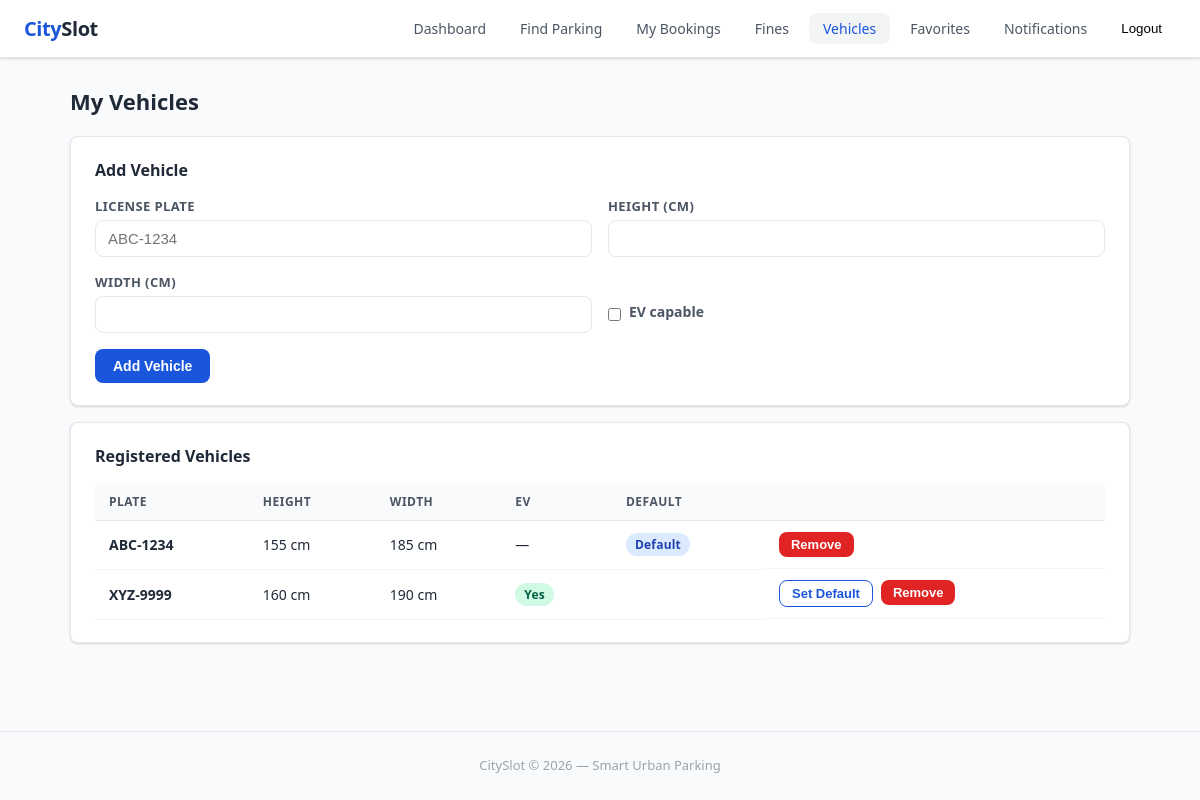
The app's page /index.php/driver/vehicles (signed in) with its own data.
### tables this page shows
CREATE TABLE `vehicle_profiles` (
  `vehicle_id`    INT UNSIGNED AUTO_INCREMENT PRIMARY KEY,
  `owner_id`      INT UNSIGNED NOT NULL,
  `license_plate` VARCHAR(20)  NOT NULL,
  `height_cm`     FLOAT        DEFAULT NULL,
  `width_cm`      FLOAT        DEFAULT NULL,
  `is_ev_capable` TINYINT(1)   NOT NULL DEFAULT 0,
  `is_default`    TINYINT(1)   NOT NULL DEFAULT 0,
  FOREIGN KEY (`owner_id`) REFERENCES `users`(`id`) ON DELETE CASCADE
);

### Core/View.php (called while the page is built, shortened)
<?php
class View
{
    public static function render(string $view, array $params = []): void
    {
        extract($params, EXTR_SKIP);
        $viewFile = __DIR__ . '/../Views/' . $view . '.php';
        require $viewFile;
    }
}

### Controllers/BaseController.php (called while the page is built)
<?php
require_once __DIR__ . '/../Core/View.php';
class BaseController
{
    protected static function render(string $view, array $data = []): void
    {
        View::render($view, $data);
    }
}

### Controllers/DriverController.php (called while the page is built, shortened)
<?php
require_once __DIR__ . '/BaseController.php';
class DriverController extends BaseController
{
    public static function vehicles(): void
    {
        $pdo = Database::getConnection();
        $u = current_user();
        $uid = $u['id'];
        $vehiclesStmt = $pdo->prepare('SELECT * FROM vehicle_profiles WHERE owner_id=? ORDER BY is_default DESC');
        $vehiclesStmt->execute([$uid]);
        $vehicles = $vehiclesStmt->fetchAll();
        self::render('driver/vehicles', [
            'vehicles' => $vehicles,
            'pageTitle' => 'My Vehicles',
        ]);
    }
}

### index.php (called while the page is built, shortened)
<?php
$router = new Router();
$router->get('/', fn () => HomeController::index());
$router->get('/login', fn () => AuthController::showLogin());
$router->post('/login', fn () => AuthController::handleLogin($_POST));
$router->get('/register', fn () => AuthController::showRegister());
$router->post('/register', fn () => AuthController::handleRegister($_POST));
$router->post('/logout', fn () => AuthController::logout());
$router->get('/driver/dashboard', fn () => DriverController::dashboard());
$router->get('/driver/search', fn () => DriverController::search());
$router->get('/driver/book', fn () => DriverController::book());
$router->post('/driver/book', fn () => DriverController::book());
$router->get('/driver/bookings', fn () => DriverController::bookings());
$router->get('/driver/bookingdetail', fn () => DriverController::bookingDetail());
$router->post('/driver/bookingdetail', fn () => DriverController::bookingDetail());
$router->post('/driver/check-extend-conflict', fn () => DriverController::checkExtendConflict());
$router->post('/driver/subscriptions/cancel', fn () => DriverController::cancelSubscription());
$router->get('/driver/vehicles', fn () => DriverController::vehicles());
$router->post('/driver/vehicles', fn () => DriverController::vehicles());
$router->get('/driver/favorites', fn () => DriverController::favorites());
$router->post('/driver/favorites', fn () => DriverController::favorites());
$router->get('/driver/notifications', fn () => DriverController::notifications());
$router->post('/driver/notifications', fn () => DriverController::notifications());
$router->get('/driver/fines', fn () => DriverController::fines());
$router->post('/driver/fines', fn () => DriverController::fines());
$router->get('/owner/dashboard', fn () => OwnerController::dashboard());
$router->get('/owner/reports', fn () => OwnerController::reports());
$router->get('/owner/report-pdf', fn () => OwnerController::reportPdf());
$router->get('/owner/spots', fn () => OwnerController::spots());
$router->post('/owner/spots', fn () => OwnerController::spots());
$router->get('/owner/earnings', fn () => OwnerController::earnings());
$router->post('/owner/earnings', fn () => OwnerController::earnings());
$router->get('/owner/verify', fn () => OwnerController::verify());
$router->post('/owner/verify', fn () => OwnerController::verify());
$router->get('/owner/notifications', fn () => OwnerController::notifications());
$router->post('/owner/notifications', fn () => OwnerController::notifications());
$router->get('/officer/dashboard', fn () => OfficerController::dashboard());
$router->get('/officer/violation', fn () => OfficerController::violation());
$router->post('/officer/violation', fn () => OfficerController::violation());
$router->get('/admin/dashboard', fn () => AdminController::dashboard());
$router->get('/admin/spots', fn () => AdminController::spots());
$router->get('/admin/fines', fn () => AdminController::fines());
$router->post('/admin/fines', fn () => AdminController::fines());
$router->get('/admin/appeals', fn () => AdminController::appeals());
$router->post('/admin/appeals', fn () => AdminController::appeals());
$router->get('/admin/notifications', fn () => AdminController::notifications());
$router->post('/admin/notifications', fn () => AdminController::notifications());
$router->get('/admin/zones', fn () => AdminController::zones());
$router->post('/admin/zones', fn () => AdminController::zones());
$router->get('/admin/owners', fn () => AdminController::owners());
$router->post('/admin/owners', fn () => AdminController::owners());
$router->get('/admin/spot-approvals', fn () => AdminController::spotApprovals());
$router->post('/admin/spot-approvals', fn () => AdminController::spotApprovals());
$router->get('/admin/booking-disputes', fn () => AdminController::bookingDisputes());
$router->post('/admin/booking-disputes', fn () => AdminController::bookingDisputes());
$router->get('/admin/heatmap', fn () => AdminController::heatmap());
$router->get('/admin/view-doc', fn () => AdminController::viewDoc());
$router->dispatch();

### Views/driver/vehicles.php (the view, shortened to what this page needs)
<?php require __DIR__ . '/../layout/header.php'; ?>
<h1 class="page-title">My Vehicles</h1>
<div class="card mb-3">
    <div class="card-title">Add Vehicle</div>
    <form method="post">
        <div class="form-row">
            <div class="form-group">
                <label>License Plate</label>
                <input type="text" name="plate" class="form-control" placeholder="ABC-1234" required>
            </div>
            <div class="form-group">
                <label>Height (cm)</label>
                <input type="number" name="height" class="form-control" step="0.1">
            </div>
        </div>
        <div class="form-row">
            <div class="form-group">
                <label>Width (cm)</label>
                <input type="number" name="width" class="form-control" step="0.1">
            </div>
            <div class="form-group" style="display:flex;align-items:center;gap:8px;padding-top:22px">
                <input type="checkbox" name="ev_capable" id="ev">
                <label for="ev" style="text-transform:none;letter-spacing:0;font-size:14px">EV capable</label>
            </div>
        </div>
        <button type="submit" class="btn btn-primary">Add Vehicle</button>
    </form>
</div>
<?php if (empty($vehicles)): ?>
<div class="card"><p class="text-muted">No vehicles added yet.</p></div>
<?php else: ?>
<div class="card">
    <div class="card-title">Registered Vehicles</div>
    <div class="table-wrap">
        <table>
            <thead><tr><th>Plate</th><th>Height</th><th>Width</th><th>EV</th><th>Default</th><th></th></tr></thead>
            <tbody>
            <?php foreach ($vehicles as $v): ?>
            <tr>
                <td><strong><?= htmlspecialchars($v['license_plate']) ?></strong></td>
                <td><?= $v['height_cm'] ? $v['height_cm'] . ' cm' : '—' ?></td>
                <td><?= $v['width_cm'] ? $v['width_cm'] . ' cm' : '—' ?></td>
                <td><?= $v['is_ev_capable'] ? '<span class="badge badge-green">Yes</span>' : '—' ?></td>
                <td><?= $v['is_default'] ? '<span class="badge badge-blue">Default</span>' : '' ?></td>
                <td class="flex gap-2">
                    <?php if (!$v['is_default']): ?>
                    <form method="post" style="display:inline">
                        <button class="btn btn-outline btn-sm">Set Default</button>
                    </form>
                    <?php endif; ?>
                    <form method="post" style="display:inline" onsubmit="return confirm('Remove this vehicle?')">
                        <button class="btn btn-danger btn-sm">Remove</button>
                    </form>
                </td>
            </tr>
            <?php endforeach; ?>
            </tbody>
        </table>
    </div>
</div>
<?php endif; ?>
<?php require __DIR__ . '/../layout/footer.php'; ?>

### assets/css/style.css (style rules this page uses)
:root { --blue: #1a56db; --blue-dk: #1340b0; --green: #0e9f6e; --red: #e02424; --amber: #d97706; --gray-50: #f9fafb; --gray-100:#f3f4f6; --gray-200:#e5e7eb; --gray-400:#9ca3af; --gray-600:#4b5563; --gray-800:#1f2937; --white: #ffffff; --radius: 8px; --shadow: 0 1px 3px rgba(0,0,0,.10), 0 1px 2px rgba(0,0,0,.06); --shadow-md: 0 4px 6px rgba(0,0,0,.07), 0 2px 4px rgba(0,0,0,.05); }
*, *::before, *::after { box-sizing: border-box; margin: 0; padding: 0; }
body { font-family: 'Segoe UI', system-ui, sans-serif; font-size: 15px; color: var(--gray-800); background: var(--gray-50); min-height: 100vh; }
.page-title { font-size: 22px; font-weight: 700; margin-bottom: 20px; color: var(--gray-800); }
.card { background: var(--white); border: 1px solid var(--gray-200); border-radius: var(--radius); box-shadow: var(--shadow); padding: 22px 24px; margin-bottom: 20px; }
.card-title { font-size: 16px; font-weight: 600; margin-bottom: 16px; color: var(--gray-800); }
.form-group { margin-bottom: 16px; }
.form-group label { display: block; font-size: 13px; font-weight: 600; color: var(--gray-600); margin-bottom: 5px; text-transform: uppercase; letter-spacing: .4px; }
.form-control { width: 100%; padding: 9px 12px; border: 1px solid var(--gray-200); border-radius: var(--radius); font-size: 15px; color: var(--gray-800); background: var(--white); transition: border-color .15s, box-shadow .15s; outline: none; }
.form-row { display: grid; gap: 16px; grid-template-columns: 1fr 1fr; }
.btn { display: inline-flex; align-items: center; gap: 6px; padding: 9px 18px; border-radius: var(--radius); font-size: 14px; font-weight: 600; cursor: pointer; border: none; transition: background .15s, transform .1s; text-decoration: none; }
.btn-primary { background: var(--blue); color: var(--white); }
.btn-danger { background: var(--red); color: var(--white); }
.btn-outline { background: var(--white); color: var(--blue); border: 1px solid var(--blue); }
.btn-sm { padding: 5px 12px; font-size: 13px; }
.table-wrap { overflow-x: auto; }
table { width: 100%; border-collapse: collapse; font-size: 14px; }
thead th { background: var(--gray-50); border-bottom: 1px solid var(--gray-200); padding: 10px 14px; text-align: left; font-size: 12px; font-weight: 700; text-transform: uppercase; letter-spacing: .5px; color: var(--gray-600); }
tbody td { padding: 11px 14px; border-bottom: 1px solid var(--gray-100); vertical-align: middle; }
.badge { display: inline-block; padding: 3px 9px; border-radius: 20px; font-size: 12px; font-weight: 600; letter-spacing: .2px; }
.badge-green { background: #d1fae5; color: #065f46; }
.badge-blue { background: #dbeafe; color: #1e40af; }
.mb-3 { margin-bottom: 16px; }
.flex { display: flex; }
.gap-2 { gap: 8px; }

### records on screen
vehicle_profiles: license_plate "ABC-1234", height_cm "155", width_cm "185", is_default "Default"
vehicle_profiles: license_plate "XYZ-9999", height_cm "160", width_cm "190", is_ev_capable "Yes"

### other values on screen
$label "Dashboard"
$label "Find Parking"
$label "My Bookings"
$label "Fines"
$label "Vehicles"
$label "Favorites"
$label "Notifications"
